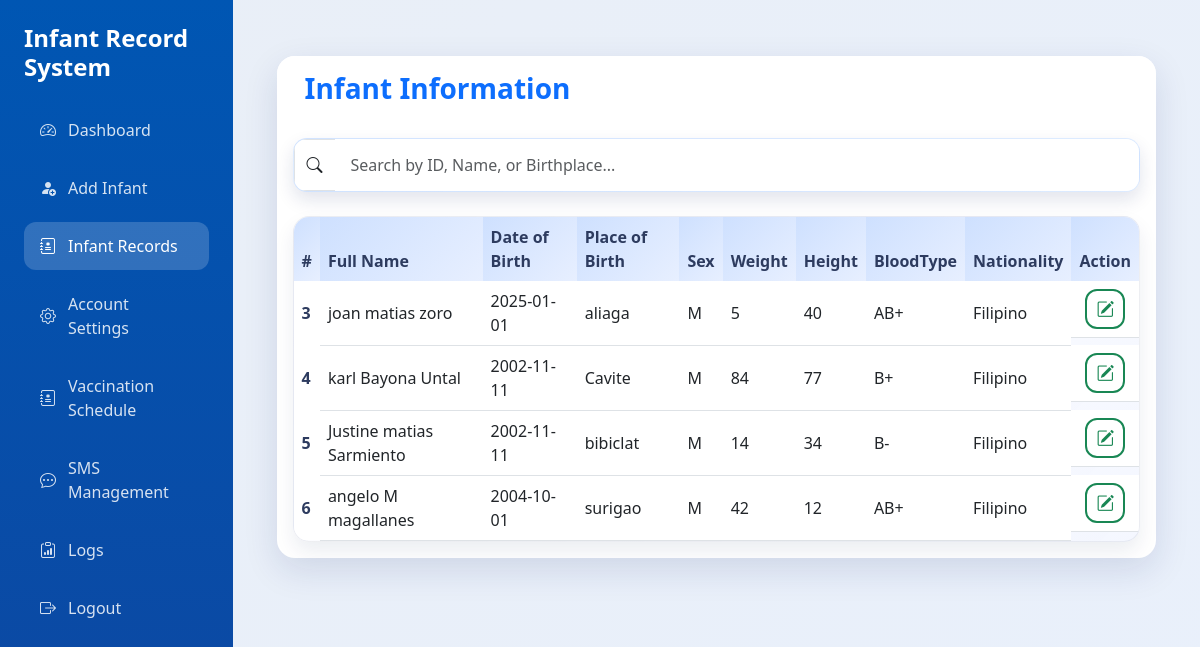
The page /viewinfant.php on the database as committed earlier.
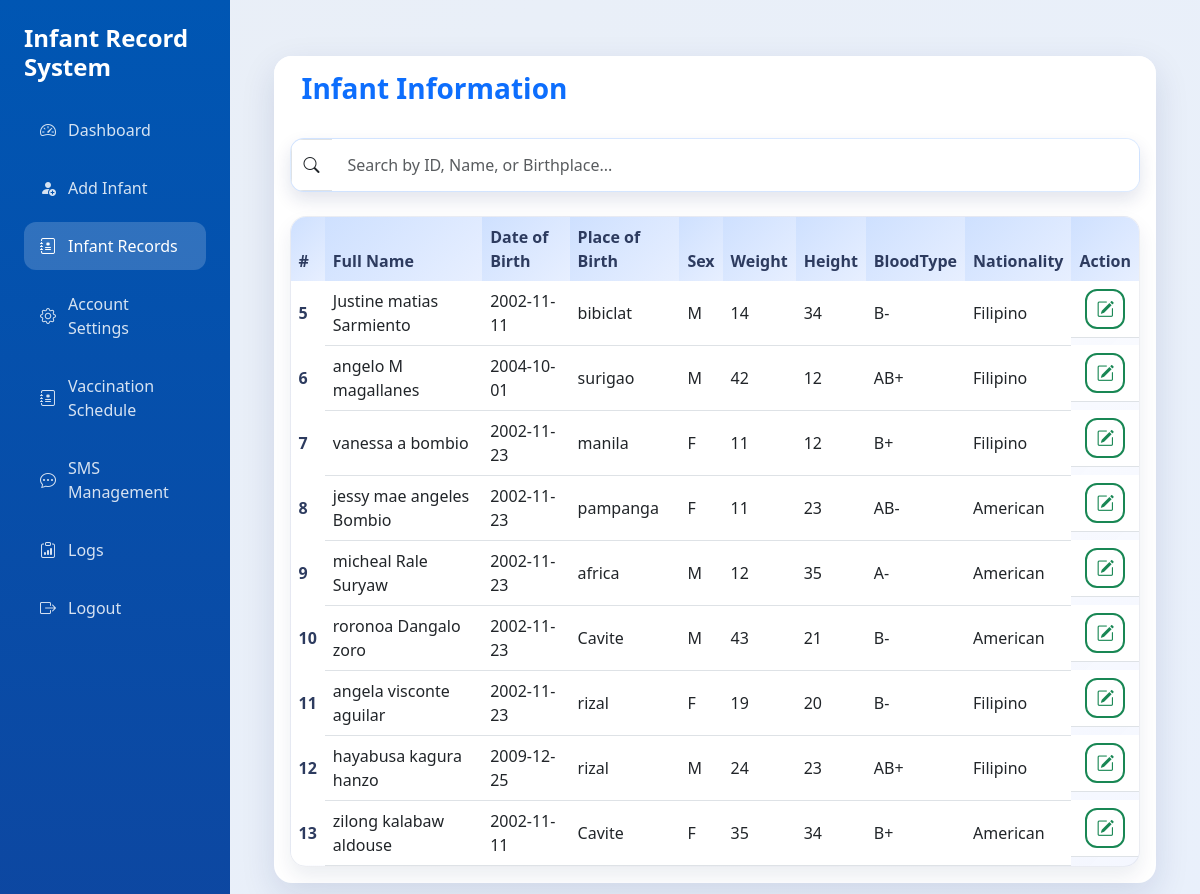
The same page on the database as committed later.
### tables this page shows
CREATE TABLE `infantinfo` (
  `id` int(11) NOT NULL,
  `firstname` varchar(25) NOT NULL,
  `middlename` varchar(255) DEFAULT NULL,
  `surname` varchar(25) NOT NULL,
  `dateofbirth` varchar(25) NOT NULL,
  `placeofbirth` varchar(25) NOT NULL,
  `sex` char(1) NOT NULL,
  `weight` double NOT NULL,
  `height` double NOT NULL,
  `bloodtype` varchar(5) NOT NULL,
  `nationality` varchar(25) NOT NULL,
  `parent_id` int(11) DEFAULT NULL
);

### viewinfant.php (the view, shortened to what the changed rows need)
<?php
include 'dbForm.php';
$isParent = isset($_SESSION['user']['role']) && $_SESSION['user']['role'] === 'parent';
$parentEmail = ($isParent && isset($_SESSION['user']['email'])) ? mysqli_real_escape_string($con, $_SESSION['user']['email']) : null;
?>
<!DOCTYPE html>
<html lang="en">
<head>
    <link rel="stylesheet" href="https://cdn.jsdelivr.net/npm/bootstrap@5.3.0/dist/css/bootstrap.min.css">
    <link rel="stylesheet" href="https://cdn.jsdelivr.net/npm/bootstrap-icons/font/bootstrap-icons.css">
    <link rel="stylesheet" href="assets/css/theme.css">
</head>
<body>
    <div class="content-area">
        <div class="container-fluid mt-4">
            <div class="card card-shadow">
                <div class="card-body">
                    <div class="table-modern table-modern-elevated">
                        <div class="table-responsive">
                            <table class="table table-hover align-middle mb-0">
                            <thead>
                                <tr>
                                    <th scope="col">#</th>
                                    <th scope="col">Full Name</th>
                                    <th scope="col">Date of Birth</th>
                                    <th scope="col">Place of Birth</th>
                                    <th scope="col">Sex</th>
                                    <th scope="col">Weight</th>
                                    <th scope="col">Height</th>
                                    <th scope="col">BloodType</th>
                                    <th scope="col">Nationality</th>
                                    <?php if (!$isParent): ?>
                                        <th scope="col">Action</th>
                                    <?php endif; ?>
                                </tr>
                            </thead>
                            <tbody>
                        <?php
                        $search = (!$isParent && isset($_GET['search'])) ? mysqli_real_escape_string($con, $_GET['search']) : '';
                        if ($isParent && $parentEmail) {
                            $parentRes = mysqli_query($con, "SELECT id FROM parents WHERE email = '$parentEmail' LIMIT 1");
                            $parentIdFilter = 0;
                            if ($parentRes && mysqli_num_rows($parentRes) > 0) {
                                $parentRow = mysqli_fetch_assoc($parentRes);
                                $parentIdFilter = intval($parentRow['id']);
                            }
                            if (!empty($search)) {
                                $sql = "SELECT * FROM infantinfo WHERE parent_id = '$parentIdFilter' AND (
                                    id LIKE '%$search%' OR
                                    firstname LIKE '%$search%' OR
                                    middlename LIKE '%$search%' OR
                                    surname LIKE '%$search%' OR
                                    placeofbirth LIKE '%$search%')";
                            } else {
                                $sql = "SELECT * FROM infantinfo WHERE parent_id = '$parentIdFilter'";
                            }
                        } else {
                            if (!empty($search)) {
                                $sql = "SELECT * FROM infantinfo WHERE
                                    id LIKE '%$search%' OR
                                    firstname LIKE '%$search%' OR
                                    middlename LIKE '%$search%' OR
                                    surname LIKE '%$search%' OR
                                    placeofbirth LIKE '%$search%'";
                            } else {
                                $sql = "SELECT * FROM infantinfo";
                            }
                        }
                        $result = mysqli_query($con, $sql);
                        if ($result) {
                            while ($row = mysqli_fetch_assoc($result)) {
                                $id = $row['id'];
                                $firstname = $row['firstname'];
                                $middlename = $row['middlename'];
                                $surname = $row['surname'];
                                $fullName = trim(preg_replace('/\s+/', ' ', $firstname . ' ' . ($middlename ?? '') . ' ' . $surname));
                                $dateofbirth = $row['dateofbirth'];
                                $placeofbirth = $row['placeofbirth'];
                                $sex = $row['sex'];
                                $weight = $row['weight'];
                                $height = $row['height'];
                                $bloodtype = $row['bloodtype'];
                                $nationality = $row['nationality']; ?>
                                <tr>
                                    <th scope="row"><?php echo $id; ?></th>
                                    <td><?php echo $fullName; ?></td>
                                    <td><?php echo $dateofbirth; ?></td>
                                    <td><?php echo $placeofbirth; ?></td>
                                    <td><?php echo $sex; ?></td>
                                    <td><?php echo $weight; ?></td>
                                    <td><?php echo $height; ?></td>
                                    <td><?php echo $bloodtype; ?></td>
                                    <td><?php echo $nationality; ?></td>
                                    <?php if (!$isParent): ?>
                                        <td class="d-flex gap-1 justify-content-center action-icons">
                                            <button class="btn btn-outline-success btn-sm" data-bs-toggle="modal" data-bs-target="#formModal_<?php echo $id; ?>" title="Edit"><i class="bi bi-pencil-square"></i></button>
                                        </td>
                                    <?php endif; ?>
                                </tr>
                        <?php
                            }
                        }
                        ?>
                            </tbody>
                        </table>
                        </div>
                    </div>
        </div>
    </div>
</body>
</body>
</html>

Rows that differ between the two databases and show on the page:
removed infantinfo: id "3", fullName "joan matias zoro", dateofbirth "2025-01-01", placeofbirth "aliaga", sex "M", weight "5", height "40", bloodtype "AB+", nationality "Filipino"
removed infantinfo: id "4", fullName "karl Bayona Untal", dateofbirth "2002-11-11", placeofbirth "Cavite", sex "M", weight "84", height "77", bloodtype "B+", nationality "Filipino"
added infantinfo: id "7", fullName "vanessa a bombio", dateofbirth "2002-11-23", placeofbirth "manila", sex "F", weight "11", height "12", bloodtype "B+", nationality "Filipino"
added infantinfo: id "8", fullName "jessy mae angeles Bombio", dateofbirth "2002-11-23", placeofbirth "pampanga", sex "F", weight "11", height "23", bloodtype "AB-", nationality "American"
added infantinfo: id "9", fullName "micheal Rale Suryaw", dateofbirth "2002-11-23", placeofbirth "africa", sex "M", weight "12", height "35", bloodtype "A-", nationality "American"
added infantinfo: id "10", fullName "roronoa Dangalo zoro", dateofbirth "2002-11-23", placeofbirth "Cavite", sex "M", weight "43", height "21", bloodtype "B-", nationality "American"
added infantinfo: id "11", fullName "angela visconte aguilar", dateofbirth "2002-11-23", placeofbirth "rizal", sex "F", weight "19", height "20", bloodtype "B-", nationality "Filipino"
added infantinfo: id "12", fullName "hayabusa kagura hanzo", dateofbirth "2009-12-25", placeofbirth "rizal", sex "M", weight "24", height "23", bloodtype "AB+", nationality "Filipino"
added infantinfo: id "13", fullName "zilong kalabaw aldouse", dateofbirth "2002-11-11", placeofbirth "Cavite", sex "F", weight "35", height "34", bloodtype "B+", nationality "American"
